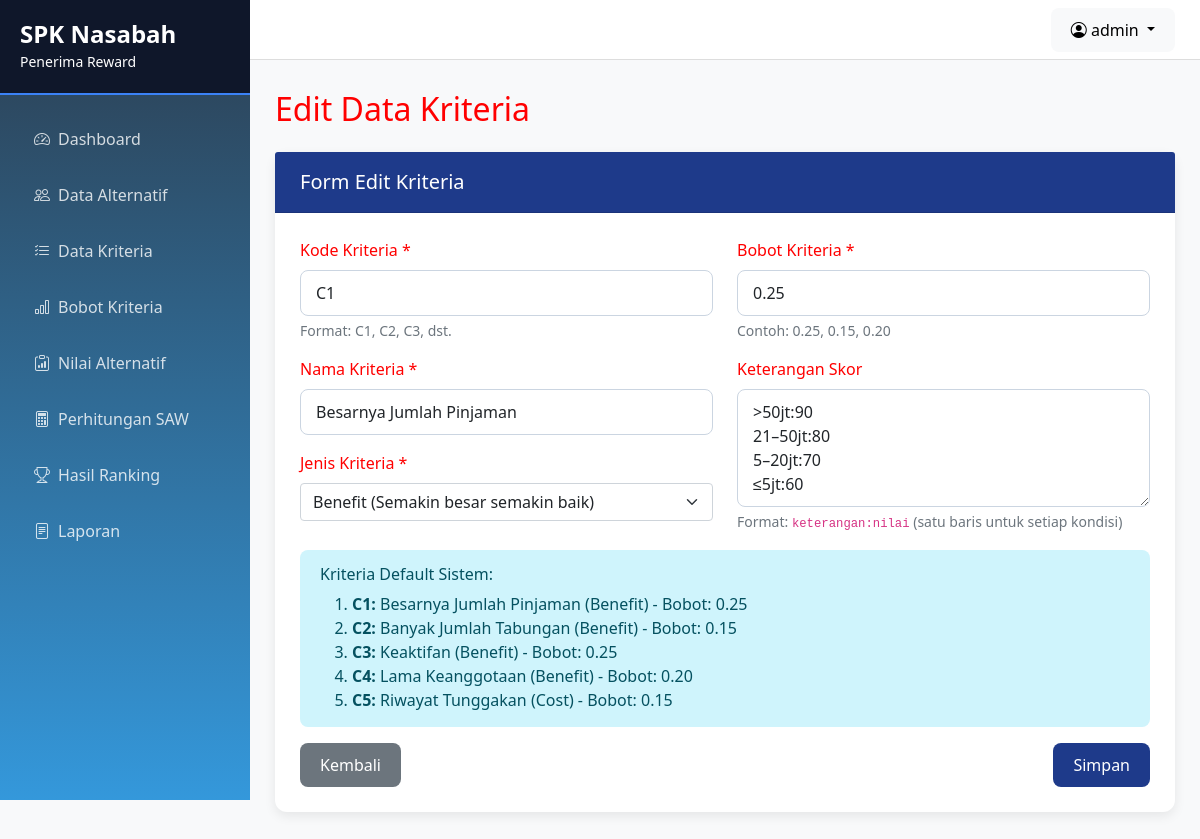
The app's page /kriteria/edit/1 (signed in) with its own data.
### models.py (models this page shows, shortened)
class User(db.Model, UserMixin):
    id = db.Column(db.Integer, primary_key=True)
    username = db.Column(db.String(80), unique=True, nullable=False)
    password_hash = db.Column(db.String(200), nullable=False)
    nama_lengkap = db.Column(db.String(100))
    role = db.Column(db.String(20), default='admin')  # admin, user
    active = db.Column(db.Boolean, default=True)
    created_at = db.Column(db.DateTime, default=datetime.utcnow)

class Kriteria(db.Model):
    id = db.Column(db.Integer, primary_key=True)
    kode = db.Column(db.String(10), unique=True, nullable=False)
    nama = db.Column(db.String(100), nullable=False)
    atribut = db.Column(db.String(10), nullable=False)  # benefit/cost
    bobot = db.Column(db.Float, nullable=False)
    keterangan = db.Column(db.Text)  # Untuk menyimpan keterangan skor

### app.py (the view, shortened to what this page needs)
@app.route('/kriteria/edit/<int:id>', methods=['GET', 'POST'])
@login_required
def edit_kriteria(id):
    kriteria = Kriteria.query.get_or_404(id)
    return render_template('kriteria_form.html', kriteria=kriteria, action='Edit')

### app.py (called while the page is built)
@login_manager.user_loader
def load_user(user_id):
    return User.query.get(int(user_id))

@app.context_processor
def inject_user_and_version():
    return {
        'current_user': current_user,
        'css_version': int(time.time())
    }

### templates/kriteria_form.html (shortened to what this page needs)
{% extends "base.html" %}
{% block header %}{{ action }} Data Kriteria{% endblock %}
{% block content %}
<div class="card">
    <div class="card-header">
        <h5 class="mb-0">Form {{ action }} Kriteria</h5>
    </div>
    <div class="card-body">
        <form method="POST">
            <div class="row">
                <div class="col-md-6">
                    <div class="mb-3">
                        <label for="kode" class="form-label">Kode Kriteria *</label>
                        <input type="text" class="form-control" id="kode" name="kode"
                               value="{{ kriteria.kode if kriteria else '' }}"
                               pattern="C[0-9]+"
                               title="Format: C1, C2, C3, dst" required>
                        <div class="form-text">Format: C1, C2, C3, dst.</div>
                    </div>
                    <div class="mb-3">
                        <label for="nama" class="form-label">Nama Kriteria *</label>
                        <input type="text" class="form-control" id="nama" name="nama"
                               value="{{ kriteria.nama if kriteria else '' }}" required>
                    </div>
                    <div class="mb-3">
                        <label for="atribut" class="form-label">Jenis Kriteria *</label>
                        <select class="form-select" id="atribut" name="atribut" required>
                            <option value="benefit" {% if kriteria and kriteria.atribut == 'benefit' %}selected{% endif %}>
                                Benefit (Semakin besar semakin baik)
                            </option>
                        </select>
                    </div>
                </div>
                <div class="col-md-6">
                    <div class="mb-3">
                        <label for="bobot" class="form-label">Bobot Kriteria *</label>
                        <input type="number" class="form-control" id="bobot" name="bobot"
                               value="{{ kriteria.bobot if kriteria else '0.00' }}"
                               step="0.01" min="0" max="1" required>
                        <div class="form-text">Contoh: 0.25, 0.15, 0.20</div>
                    </div>
                    <div class="mb-3">
                        <label for="keterangan" class="form-label">Keterangan Skor</label>
                        <textarea class="form-control" id="keterangan" name="keterangan"
                                  rows="4" placeholder="Contoh:&#10;≤ Rp 5.000.000:90&#10;Rp 5.000.000 – Rp 20.000.000:80&#10;Rp 21.000.000 – Rp 50.000.000:70&#10;> Rp 50.000.000:60">{{ kriteria.keterangan if kriteria else '' }}</textarea>
                        <div class="form-text">
                            Format: <code>keterangan:nilai</code> (satu baris untuk setiap kondisi)
                        </div>
                    </div>
                </div>
            </div>
            <div class="alert alert-info">
                <h6>Kriteria Default Sistem:</h6>
                <ol class="mb-0">
                    <li><strong>C1:</strong> Besarnya Jumlah Pinjaman (Benefit) - Bobot: 0.25</li>
                    <li><strong>C2:</strong> Banyak Jumlah Tabungan (Benefit) - Bobot: 0.15</li>
                    <li><strong>C3:</strong> Keaktifan (Benefit) - Bobot: 0.25</li>
                    <li><strong>C4:</strong> Lama Keanggotaan (Benefit) - Bobot: 0.20</li>
                    <li><strong>C5:</strong> Riwayat Tunggakan (Cost) - Bobot: 0.15</li>
                </ol>
            </div>
            <div class="d-flex justify-content-between">
                <a href="{{ url_for('kriteria') }}" class="btn btn-secondary">Kembali</a>
                <button type="submit" class="btn btn-primary">Simpan</button>
            </div>
        </form>
    </div>
</div>
{% endblock %}

### templates/base.html (shortened to what this page needs)
<!DOCTYPE html>
<html lang="id">
<head>
    <link href="https://cdn.jsdelivr.net/npm/bootstrap@5.1.3/dist/css/bootstrap.min.css" rel="stylesheet">
    <link rel="stylesheet" href="{{ url_for('static', filename='style.css') }}?v={{ css_version }}">
    <link rel="stylesheet" href="https://cdn.jsdelivr.net/npm/bootstrap-icons@1.8.1/font/bootstrap-icons.css">
</head>
<body>
<nav id="sidebar">
    <div class="sidebar-header">
        <h4 class="mb-0">SPK Nasabah</h4>
        <small>Penerima Reward</small>
    </div>
    <ul class="nav flex-column mt-3">
        <li class="nav-item">
            <a class="nav-link {% if request.endpoint=='dashboard' %}active{% endif %}" href="{{ url_for('dashboard') }}">
                <i class="bi bi-speedometer2 me-2"></i>Dashboard
            </a>
        </li>
        <li class="nav-item">
            <a class="nav-link {% if request.endpoint=='alternatif' %}active{% endif %}" href="{{ url_for('alternatif') }}">
                <i class="bi bi-people me-2"></i>Data Alternatif
            </a>
        </li>
        <li class="nav-item">
            <a class="nav-link {% if request.endpoint=='kriteria' %}active{% endif %}" href="{{ url_for('kriteria') }}">
                <i class="bi bi-list-check me-2"></i>Data Kriteria
            </a>
        </li>
        <li class="nav-item">
            <a class="nav-link {% if request.endpoint=='bobot' %}active{% endif %}" href="{{ url_for('bobot') }}">
                <i class="bi bi-bar-chart me-2"></i>Bobot Kriteria
            </a>
        </li>
        <li class="nav-item">
            <a class="nav-link {% if request.endpoint=='nilai_alternatif' %}active{% endif %}" href="{{ url_for('nilai_alternatif') }}">
                <i class="bi bi-clipboard-data me-2"></i>Nilai Alternatif
            </a>
        </li>
        <li class="nav-item">
            <a class="nav-link {% if request.endpoint=='perhitungan_saw' %}active{% endif %}" href="{{ url_for('perhitungan_saw') }}">
                <i class="bi bi-calculator me-2"></i>Perhitungan SAW
            </a>
        </li>
        <li class="nav-item">
            <a class="nav-link {% if request.endpoint=='hasil_ranking' %}active{% endif %}" href="{{ url_for('hasil_ranking') }}">
                <i class="bi bi-trophy me-2"></i>Hasil Ranking
            </a>
        </li>
        <li class="nav-item">
            <a class="nav-link {% if request.endpoint=='laporan' %}active{% endif %}" href="{{ url_for('laporan') }}">
                <i class="bi bi-file-text me-2"></i>Laporan
            </a>
        </li>
    </ul>
</nav>
<div class="topbar">
    {% if current_user.is_authenticated %}
    <div class="dropdown">
        <a class="btn btn-light dropdown-toggle" href="#" data-bs-toggle="dropdown">
            <i class="bi bi-person-circle"></i> {{ current_user.username }}
        </a>
    </div>
    {% endif %}
</div>
<div class="content">
    <h2 class="mb-4">{% block header %}{% endblock %}</h2>
    {% block content %}{% endblock %}
</div>
</body>
</html>

### statics/style.css (style rules this page uses)
:root { --primary-color: #1e3a8a; --secondary-color: #3b82f6; --light-color: #f8fafc; --sidebar-bg: #1e3a8a; --sidebar-hover: #3b82f6; --sidebar-active: #60a5fa; --card-bg: #ffffff; --content-bg: #f1f5f9; }
* { margin: 0; padding: 0; box-sizing: border-box; }
body { font-family: 'Segoe UI', Tahoma, Geneva, Verdana, sans-serif; background-color: var(--content-bg); color: #333; min-height: 100vh; }
#sidebar { background-color: #1e293b !important; min-height: 100vh; }
#sidebar .sidebar-header { background-color: #0f172a !important; border-bottom: 2px solid #3b82f6 !important; }
#sidebar .sidebar-header h4 { color: #ffffff !important; font-weight: bold; font-size: 1.5rem; }
#sidebar .nav-link { color: rgba(255, 255, 255, 0.8) !important; padding: 12px 20px; border-left: 4px solid transparent; transition: all 0.3s ease; }
.nav-link::before { margin-right: 10px; font-size: 1.1em; }
.card { background-color: var(--card-bg); border: none; border-radius: 12px; padding: 0; margin-bottom: 25px; box-shadow: 0 4px 12px rgba(0, 0, 0, 0.08); }
.card-header { background-color: var(--primary-color); color: white; padding: 18px 25px; font-weight: 600; }
.card-body { padding: 25px; }
.alert { border: none; border-radius: 8px; padding: 15px 20px; }
.btn { padding: 10px 20px; border-radius: 8px; font-weight: 500; border: none; transition: all 0.3s ease; }
.btn-primary { background-color: var(--primary-color); }
.form-control { border-radius: 8px; border: 1px solid #cbd5e1; padding: 10px 15px; }
body { color: red; }

### templates/base.html (style rules this page uses)
body { margin: 0; background: #f8f9fa; }
#sidebar { position: fixed; top: 0; left: 0; width: 250px; height: 100vh; background: linear-gradient(180deg, #2c3e50 0%, #3498db 100%); color: white; z-index: 1000; }
.sidebar-header { padding: 20px; background: rgba(0,0,0,0.2); border-bottom: 1px solid rgba(255,255,255,0.1); }
.nav-link { color: rgba(255,255,255,0.85); padding: 12px 20px; margin: 4px 10px; border-radius: 8px; }
.topbar { position: fixed; left: 250px; right: 0; height: 60px; background: white; border-bottom: 1px solid #ddd; display: flex; align-items: center; justify-content: flex-end; padding: 0 25px; z-index: 900; }
.content { margin-left: 250px; padding: 90px 25px 25px; }

### records on screen
User: username "admin"
Kriteria: kode "C1", nama "Besarnya Jumlah Pinjaman", atribut "Benefit (Semakin besar semakin baik)", bobot "0.25", keterangan ">50jt:90 21–50jt:80 5–20jt:70 ≤5jt:60"

### other values on screen
{{ action }} "Edit"
